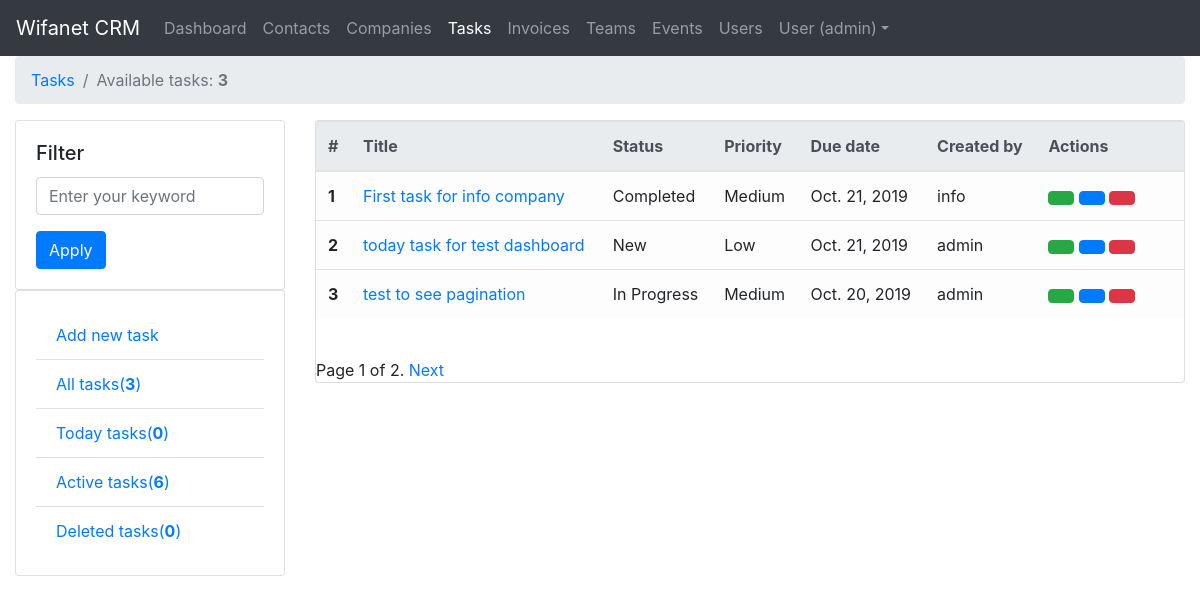
Page /tasks/ (signed in) on the committed database.
### users/models.py (models this page shows)
class User(AbstractUser):
    class Meta:
        db_table = 'auth_user'
    '''
    (<django.db.models.fields.AutoField: id>,
    <django.db.models.fields.CharField: password>,
    <django.db.models.fields.DateTimeField: last_login>,
    <django.db.models.fields.BooleanField: is_superuser>,
    <django.db.models.fields.CharField: username>,
    <django.db.models.fields.CharField: first_name>,
    <django.db.models.fields.CharField: last_name>,
    <django.db.models.fields.EmailField: email>,
    <django.db.models.fields.BooleanField: is_staff>,
    <django.db.models.fields.BooleanField: is_active>,
    <django.db.models.fields.DateTimeField: date_joined>)
    '''

### tasks/models.py (models this page shows, shortened)
class Task(models.Model):
    STATUS_CHOICES = (
        ("New", "New"),
        ("In Progress", "In Progress"),
        ("Completed", "Completed")
    )
    PRIORITY_CHOICES = (
        ("Low", "Low"),
        ("Medium", "Medium"),
        ("High", "High")
    )
    TYPE_CHOICES = (
        ("Followup", "Followup"),
        ("Call", "Call"),
        ("Session", "Session"),
        ("Send email", "Send_email"),
        ("Send message", "Send_message"),
    )
    title = models.CharField(_("title"), max_length=200)
    status = models.CharField(_("status"), max_length=50, choices=STATUS_CHOICES)
    priority = models.CharField(_("priority"), max_length=50, choices=PRIORITY_CHOICES)
    task_type = models.CharField(_("task_type"), max_length=50, blank=True, null=True, choices=TYPE_CHOICES)
    due_date = models.DateField(blank=True, null=True)
    created_on = models.DateTimeField(_("Created on"), auto_now_add=True)
    company = models.ForeignKey(Company, default=None, related_name="companies_tasks", on_delete=models.CASCADE)
    created_by = models.ForeignKey(User, related_name='task_created', blank=True, null=True, on_delete=models.SET_NULL)
    is_active = models.BooleanField(default=True)
    deleted = models.BooleanField(null=True, default=False)
    uuid = ShortUUIDField(null=True, unique=True)
    functor = models.ForeignKey(User, related_name='task_functor', blank=True, null=True, on_delete=models.CASCADE)
    last_transferred_on = models.DateTimeField(_("Last transferred on"), blank=True, null=True)
    complete_date = models.DateField(blank=True, null=True)
    objects = TaskManager()
    class Meta:
        ordering = ['-due_date']

### tasks/views.py (the view, shortened to what this page needs)
# urls.py: path(r'', show, name='list'),
@login_required
def show(request):
    tasks, tasks_list = None, None
    if request.user.is_superuser:
        tasks = Task.objects.all().order_by('-id')
        tasks_list = Task.objects.all().order_by('-id')
    elif request.user.is_staff:
        tasks = Task.objects.filter(created_by=request.user.id, is_active=True)
        tasks_list = Task.objects.filter(created_by=request.user.id, is_active=True)
    paginator = Paginator(tasks_list, 3)  # 3 task in each page
    page = request.GET.get('page')
    try:
        tasks_list = paginator.page(page)
    except PageNotAnInteger:
        tasks_list = paginator.page(1)
    except EmptyPage:
        tasks_list = paginator.page(paginator.num_pages)
    STATUS_CHOICES = Task.STATUS_CHOICES
    PRIORITY_CHOICES = Task.PRIORITY_CHOICES
    active_count = tasks.filter(is_active=True).__len__()
    today_count = tasks.filter(is_active=True).filter(due_date=datetime.today().strftime('%Y-%m-%d')).__len__()
    deleted_count = tasks.filter(deleted=True).__len__()
    users = User.objects.all()
    show_deleted = (request.GET.get('show_deleted'))
    return render(request, "tasks/show.html", {'tasks': tasks_list,
                                               'active_count': active_count,
                                               'today_count': today_count,
                                               'deleted_count': deleted_count,
                                               'STATUS_CHOICES': STATUS_CHOICES,
                                               'PRIORITY_CHOICES': PRIORITY_CHOICES,
                                               'users': users})

### crm/templatetags/mytags.py (called while the page is built)
@register.simple_tag(takes_context=True)
def active(context, pattern_or_urlname):
    try:
        pattern = '^' + reverse(pattern_or_urlname)
    except NoReverseMatch:
        pattern = pattern_or_urlname
    path = context['request'].path
    if re.search(pattern, path):
        return 'active'
    return ''

### tasks/models.py (called while the page is built)
    def active(self):
        return self.filter(is_active=True, deleted=False)

    def get_queryset(self):
        return TaskQuerySet(self.model, using=self._db)

    def all(self):
        return self.get_queryset().active()

### tasks/templatetags/to_dash.py (called while the page is built)
@register.filter
def to_dash(value):
    print(value)
    return value.__str__().replace(".", "-")

### tasks/templates/tasks/show.html (shortened to what this page needs)
{% extends 'tasks/index.html' %}
{% load to_dash %}
{% block page_title %}
    <ol class="breadcrumb">
        <li class="breadcrumb-item"><a href="{% url 'tasks:list' %}">Tasks</a></li>
        <li class="breadcrumb-item active">Available tasks: <span class="alert-link">{{ tasks|length }}</span>
        </li>
    </ol>
{% endblock %}
{% block sub_content %}
    <table class="table table-light">
        <thead class="thead-light">
        <tr>
            <th scope="col">#</th>
            <th scope="col">Title</th>
            <th scope="col">Status</th>
            <th scope="col">Priority</th>
            <th scope="col">Due date</th>
            <th scope="col">Created by</th>
            <th scope="col">Actions</th>
        </tr>
        </thead>
        <tbody>
        {% for row in tasks %}
            <tr>
                <th scope="row">{{ forloop.counter }}</th>
                <td><a href="{% url 'tasks:detail' id=row.id %}">{{ row.title }}</a></td>
                <td>{{ row.status }}</td>
                <td>{{ row.priority }}</td>
                <td>{{ row.due_date }}</td>
                <td>{{ row.created_by }}</td>
                <td style="width:  17%">
                    {% include "tasks/task_transfer.html" %}
                    {% include "tasks/task_edit.html" %}
                    <a href="{% url 'tasks:delete' id=row.id %}" class="btn btn-danger">
                    </a>
                </td>
            </tr>
        {% endfor %}
        </tbody>
    </table>
    <br>
    {% include "tasks/pagination.html" with page=tasks %}
{% endblock %}

### templates/base.html (shortened to what this page needs)
{% url 'contacts:list' as list_contacts %}
{% url 'companies:list' as list_companies %}
{% url 'tasks:list' as list_tasks %}
{% url 'invoices:list' as list_invoices %}
{% url 'users:list' as list_users %}
{% url 'teams:list' as list_teams %}
{% load static %}
<!doctype html>
<html lang="en">
<head>
    <link rel="stylesheet" href="https://stackpath.bootstrapcdn.com/bootstrap/4.3.1/css/bootstrap.min.css"
>
    <link rel="stylesheet" href="https://stackpath.bootstrapcdn.com/bootstrap/4.1.3/css/bootstrap.min.css"
>
    <link rel="stylesheet" href="{% static "css/main.css" %}"></link>
</head>
<body>
<nav class="navbar navbar-expand-lg navbar-dark bg-dark">
    <a class="navbar-brand" href="#">Wifanet CRM</a>
    {% if user.is_authenticated %}
        <div class="collapse navbar-collapse" id="navbarSupportedContent">
            <ul class="navbar-nav mr-auto">
                <li class="nav-item {% if request.path == '/' %}active{% endif %}">
                    <a class="nav-link" href="{% url 'crm:home' %}">Dashboard
                    </a>
                </li>
                <li class="nav-item {% if request.path == list_contacts %}active{% endif %}"><a class="nav-link"
                                                                                                href="{% url 'contacts:list' %}">Contacts</a>
                </li>
                <li class="nav-item {% active '/companies' %}"><a class="nav-link" href="{% url 'companies:list' %}">Companies</a>
                </li>
                <li class="nav-item {% if request.path == list_tasks %}active{% endif %}"><a class="nav-link"
                                                                                             href="{% url 'tasks:list' %}">Tasks</a>
                </li>
                <li class="nav-item {% if request.path == list_invoices %}active{% endif %}"><a class="nav-link"
                                                                                                href="{{ list_invoices }}">Invoices</a>
                </li>
                <li class="nav-item {% if request.path == list_teams %}active{% endif %}"><a class="nav-link"
                                                                                                href="{{ list_teams }}">Teams</a>
                </li>
                <li class="nav-item"><a class="nav-link" href="#">Events</a></li>
                {% if request.user.is_superuser %}
                    <li class="nav-item {% if request.path == list_users %}active{% endif %}"><a class="nav-link"
                                                                                                 href="{{ list_users }}">Users</a>
                {% endif %}
                <li class="nav-item dropdown">
                    <a class="nav-link dropdown-toggle" href="#" id="dropdown01" data-toggle="dropdown"
                       aria-haspopup="true" aria-expanded="false">User ({{ user.username }})</a>
                </li>
            </ul>
        </div>
    {% else %}
        <p>You are not logged in</p>
        <a href="{% url 'login' %}">login</a>
    {% endif %}
</nav>
<div class="container-fluid">
    <nav aria-label="breadcrumb">
        {% block page_title %}{% endblock %}
    </nav>
    <div class="mt-3">
        {% block content %}{% endblock %}
    </div>
</div>
<link rel="stylesheet" href="https://cdnjs.cloudflare.com/ajax/libs/font-awesome/4.7.0/css/font-awesome.min.css">
</body>
</html>

### tasks/templates/tasks/task_transfer.html (shortened to what this page needs)
<a class="btn btn-success" data-toggle="modal" data-target="#exampleModalTransfer">
</a>

### tasks/templates/tasks/task_edit.html (shortened to what this page needs)
<a class="btn btn-primary" data-toggle="modal" data-target="#exampleModal">
</a>

### rows in the picture
Task: title "First task for info company", status "Completed", priority "Medium", due_date "Oct. 21, 2019", created_by "info"
Task: title "today task for test dashboard", status "New", priority "Low", due_date "Oct. 21, 2019", created_by "admin"
Task: title "test to see pagination", status "In Progress", priority "Medium", due_date "Oct. 20, 2019", created_by "admin"

### other values in the picture
{{ user.username }} "admin"
{{ tasks|length }} "3"
{{ today_count }} "0"
{{ active_count }} "6"
{{ deleted_count }} "0"
{{ page.number }} "1"
{{ page.paginator.num_pages }} "2"
